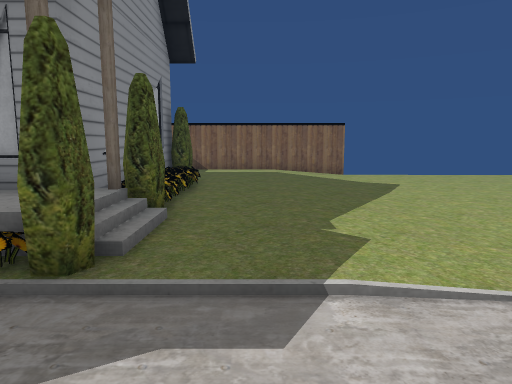
View 1 (above)

17 first-person views from a walk through a Unity game level. The camera is 1.3 m above the floor, tilts 8° down and sees 70° across. The floor is counted in squares, 1 m on a side. Each view is taken from the middle of a square. On the plan, view 1 faces up. The plan holds only what a view shows up to about 15 squares ahead; the rest is blank. The place goes on beyond the plan. The player character is not drawn. Door leaves are left out, so doorways stand open.

View 2
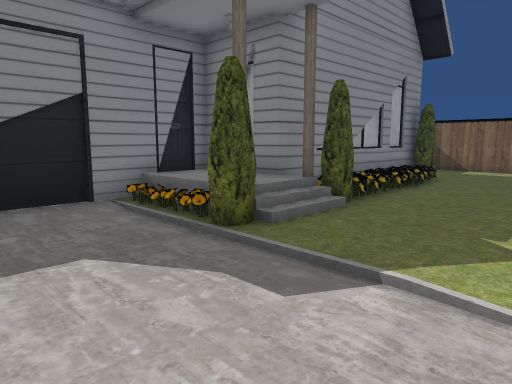

View 3
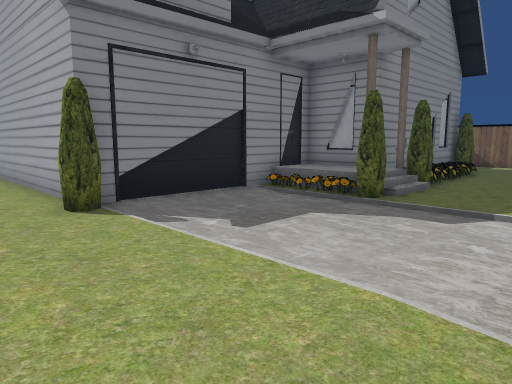

View 4
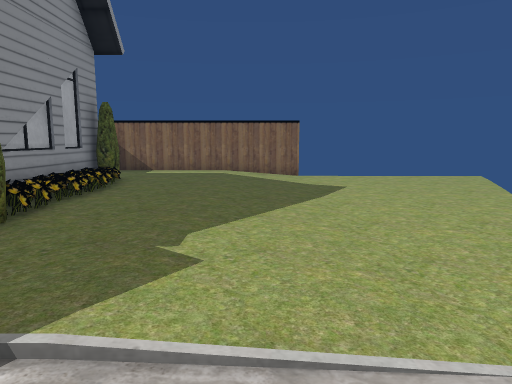

View 5
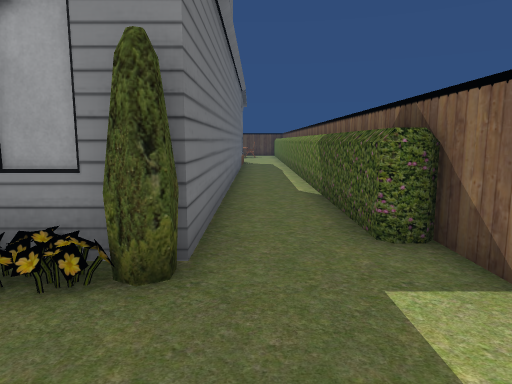

View 6
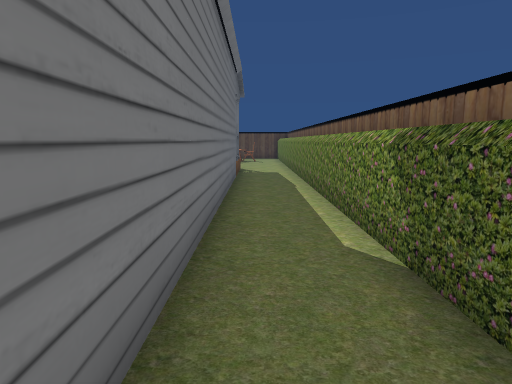

View 7
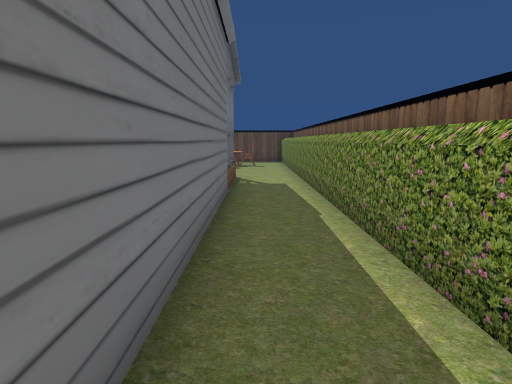

View 8
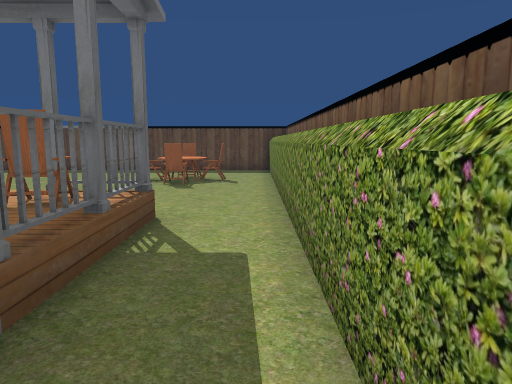

View 9
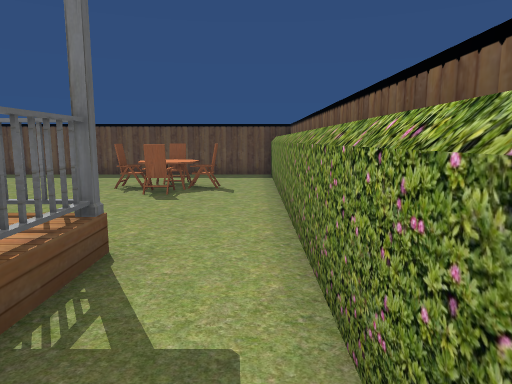

View 10
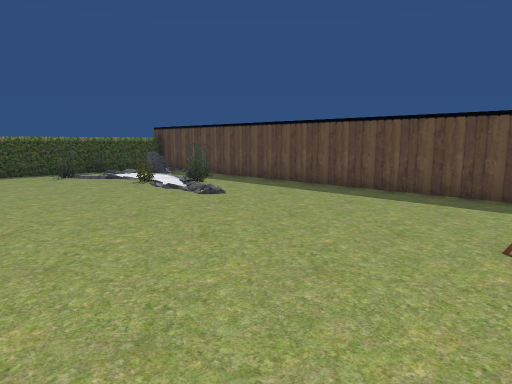

View 11
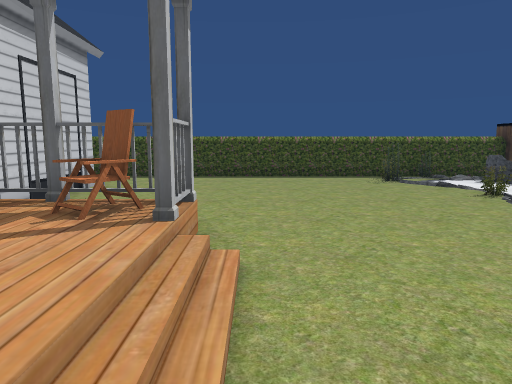

View 12
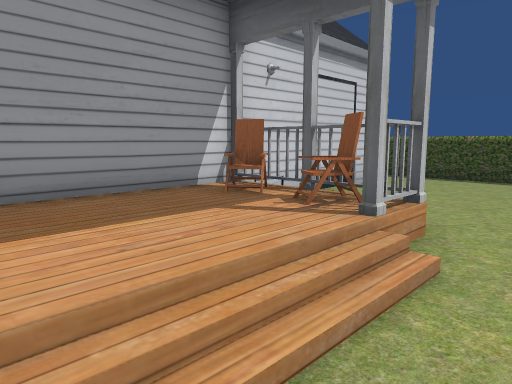

View 13
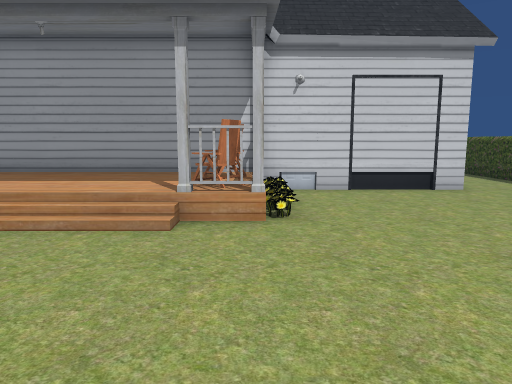

View 14
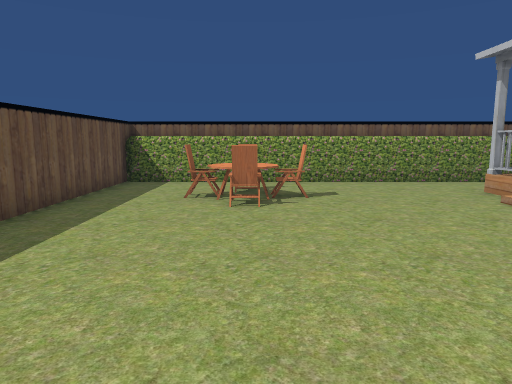

View 15
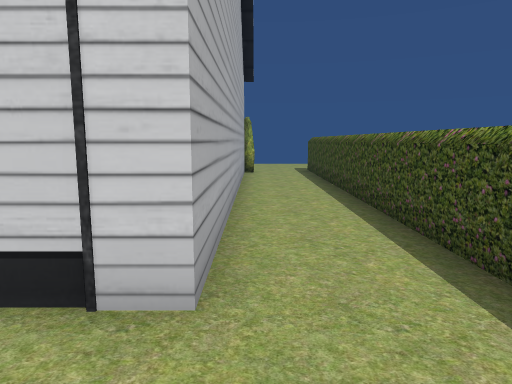

View 16
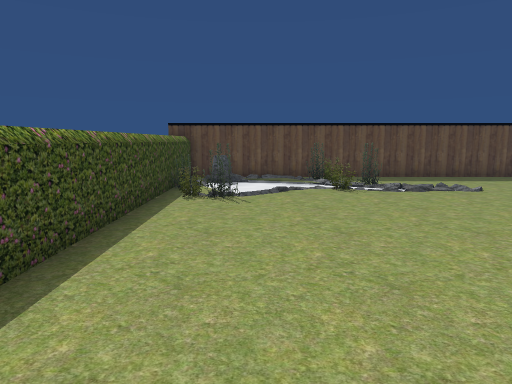

View 17
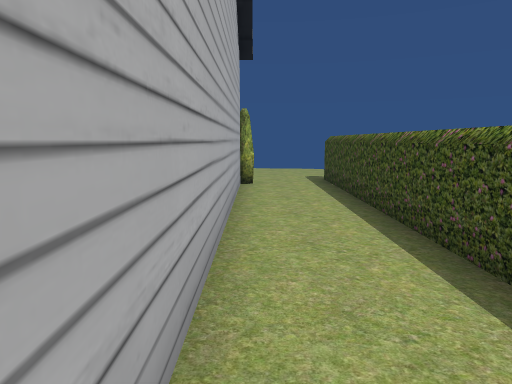

### Floor plan
Key: @ floor where view 1 was taken; # wall or solid block; . main floor; : floor 0.5 m higher than the main floor; / step, stairs or slope; = window, fence, low wall or low ledge; ^ raised ledge; O other object.
Columns run from 31 left of view 1 to 3 right of it. Each row starts with its distance up from view 1.
 15 #^^^^^^^^^^^^^^^^^^^^^^^^^^^#######
 14 #..................................
 13 #...O..............................
 12 #..OOO....#####    ###### ## O.....
 11 #..OO.....#O:               ##.....
 10 #...O....//:::              #......
  9 #........//:::              #......
  8 #........//:::#             #O.....
  7 #........//:::#             ##.....
  6 #........//:::#           ###O.....
  5 #.........#OOO#           #::/.....
  4 #.........#O###           #::/.....
  3 #.............#           #..O.....
  2 #.............#           #..O....
  1 #.O...........#           #.......
  0 #O.O..........#           #....@..
 -1 #.............###   # ##  #.......
 -2 #.........................O.......
 -3 #=...O...........................
 -4 ###OO........................... .
 -5 ^    ^^^^^^^^^^^^^^^^^^^^^^^

Where each view was taken, in squares from view 1:
view 1: 0 up, 0 right, facing up
view 2: 0 up, 2 right, facing up-left
view 3: 4 down, 2 right, facing up-left
view 4: 1 up, 2 right, facing up
view 5: 13 up, 1 right, facing left
view 6: 13 up, 4 left, facing left
view 7: 13 up, 8 left, facing left
view 8: 14 up, 15 left, facing left
view 9: 14 up, 17 left, facing left
view 10: 11 up, 22 left, facing down-left
view 11: 9 up, 22 left, facing down
view 12: 9 up, 23 left, facing down-right
view 13: 4 up, 27 left, facing right
view 14: 3 up, 27 left, facing up
view 15: 2 down, 20 left, facing right
view 16: 2 down, 18 left, facing left
view 17: 2 down, 16 left, facing right
